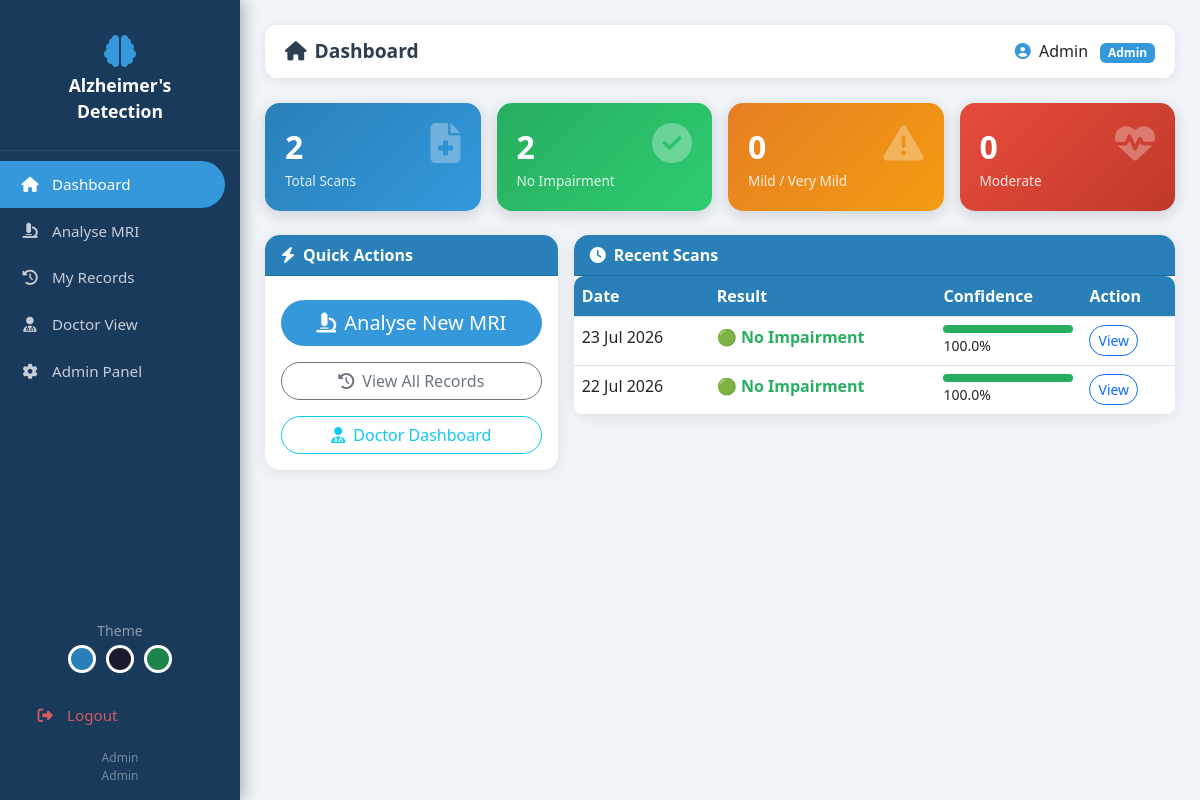
The page /dashboard (signed in) on the database its author committed.
### app.py (models this page shows)
class Record(db.Model):
    id = db.Column(db.Integer, primary_key=True)
    user_id = db.Column(db.Integer, db.ForeignKey('user.id'), nullable=False)
    image_path = db.Column(db.String(200))
    prediction = db.Column(db.String(100))
    confidence = db.Column(db.Float)
    mild_prob = db.Column(db.Float)
    moderate_prob = db.Column(db.Float)
    no_prob = db.Column(db.Float)
    verymild_prob = db.Column(db.Float)
    created_at = db.Column(db.DateTime, default=datetime.utcnow)
    notes = db.Column(db.Text, default='')

### app.py (the view)
@app.route('/dashboard')
@login_required
def dashboard():
    user = User.query.get(session['user_id'])
    records = Record.query.filter_by(
        user_id=user.id).order_by(
        Record.created_at.desc()).limit(5).all()
    total = Record.query.filter_by(user_id=user.id).count()
    stats = {
        'total': total,
        'no': Record.query.filter_by(
            user_id=user.id,
            prediction='No Impairment').count(),
        'mild': Record.query.filter_by(
            user_id=user.id,
            prediction='Mild Impairment').count(),
        'moderate': Record.query.filter_by(
            user_id=user.id,
            prediction='Moderate Impairment').count(),
        'verymild': Record.query.filter_by(
            user_id=user.id,
            prediction='Very Mild Impairment').count(),
    }
    return render_template('dashboard.html',
                           user=user,
                           records=records,
                           stats=stats,
                           stage_info=STAGE_INFO)

### app.py (called while the page is built)
def login_required(f):
    from functools import wraps
    @wraps(f)
    def decorated(*args, **kwargs):
        if 'user_id' not in session:
            flash('Please login first.', 'warning')
            return redirect(url_for('login'))
        return f(*args, **kwargs)
    return decorated

### templates/dashboard.html (shortened to what this page needs)
{% extends 'base.html' %}
{% block page_title %}<i class="fas fa-home me-2"></i>Dashboard{% endblock %}
{% block content %}
<div class="row g-3 mb-4">
  <div class="col-md-3">
    <div class="stat-card position-relative" style="background:linear-gradient(135deg,#2980b9,#3498db)">
      <i class="fas fa-file-medical"></i>
      <div class="num">{{ stats.total }}</div>
      <div class="lbl">Total Scans</div>
    </div>
  </div>
  <div class="col-md-3">
    <div class="stat-card position-relative" style="background:linear-gradient(135deg,#27ae60,#2ecc71)">
      <i class="fas fa-check-circle"></i>
      <div class="num">{{ stats.no }}</div>
      <div class="lbl">No Impairment</div>
    </div>
  </div>
  <div class="col-md-3">
    <div class="stat-card position-relative" style="background:linear-gradient(135deg,#e67e22,#f39c12)">
      <i class="fas fa-exclamation-triangle"></i>
      <div class="num">{{ stats.mild + stats.verymild }}</div>
      <div class="lbl">Mild / Very Mild</div>
    </div>
  </div>
  <div class="col-md-3">
    <div class="stat-card position-relative" style="background:linear-gradient(135deg,#e74c3c,#c0392b)">
      <i class="fas fa-heartbeat"></i>
      <div class="num">{{ stats.moderate }}</div>
      <div class="lbl">Moderate</div>
    </div>
  </div>
</div>
<div class="row g-3">
  <div class="col-md-4">
    <div class="card h-100">
      <div class="card-header"><i class="fas fa-bolt me-2"></i>Quick Actions</div>
      <div class="card-body d-flex flex-column gap-3 pt-4">
        <a href="{{ url_for('predict_page') }}"
           class="btn btn-primary btn-lg rounded-pill">
          <i class="fas fa-microscope me-2"></i>Analyse New MRI
        </a>
        <a href="{{ url_for('history') }}"
           class="btn btn-outline-secondary rounded-pill">
          <i class="fas fa-history me-2"></i>View All Records
        </a>
        {% if session.role in ['doctor','admin'] %}
        <a href="{{ url_for('doctor_dashboard') }}"
           class="btn btn-outline-info rounded-pill">
          <i class="fas fa-user-md me-2"></i>Doctor Dashboard
        </a>
        {% endif %}
      </div>
    </div>
  </div>
  <div class="col-md-8">
    <div class="card">
      <div class="card-header">
        <i class="fas fa-clock me-2"></i>Recent Scans
      </div>
      <div class="card-body p-0">
        {% if records %}
        <table class="table table-hover mb-0">
          <thead>
            <tr>
              <th>Date</th>
              <th>Result</th>
              <th>Confidence</th>
              <th>Action</th>
            </tr>
          </thead>
          <tbody>
            {% for r in records %}
            <tr>
              <td>{{ r.created_at.strftime('%d %b %Y') }}</td>
              <td>
                {% set info = stage_info.get(r.prediction, ('?','#888','❓')) %}
                <span style="color:{{ info[1] }};font-weight:600">
                  {{ info[2] }} {{ r.prediction }}
                </span>
              </td>
              <td>
                <div class="progress" style="height:8px;border-radius:5px">
                  <div class="progress-bar" role="progressbar"
                       style="width:{{ r.confidence }}%;background:{{ info[1] }}">
                  </div>
                </div>
                <small>{{ '%.1f'|format(r.confidence) }}%</small>
              </td>
              <td>
                <a href="{{ url_for('result', record_id=r.id) }}"
                   class="btn btn-sm btn-outline-primary rounded-pill">
                  View
                </a>
              </td>
            </tr>
            {% endfor %}
          </tbody>
        </table>
        {% endif %}
      </div>
    </div>
  </div>
</div>
{% endblock %}

### templates/base.html (style rules this page uses)
[data-theme="blue"] { --primary:#2980b9; --sidebar:#1a3a5c; --accent:#3498db; }
body { background:#f0f4f8; font-family:'Segoe UI',sans-serif; }
.stat-card { border-radius:15px; padding:20px; color:#fff; box-shadow:0 4px 15px rgba(0,0,0,.15); transition:transform .2s; }
.stat-card .num { font-size:2rem; font-weight:700; }
.stat-card .lbl { font-size:.85rem; opacity:.85; }
.stat-card i { font-size:2.5rem; opacity:.3; position:absolute; right:20px; top:20px; }
.card { border:none; border-radius:15px; box-shadow:0 2px 15px rgba(0,0,0,.08); }
.card-header { border-radius:15px 15px 0 0 !important; background:var(--primary); color:#fff; font-weight:600; }
.btn-primary { background:var(--accent); border:none; }
.table th { background:var(--primary); color:#fff; }
.table { border-radius:10px; overflow:hidden; }

### rows shown on the page
Record: created_at "23 Jul 2026", info "🟢", prediction "No Impairment", confidence "100.0"
Record: created_at "22 Jul 2026", info "🟢", prediction "No Impairment", confidence "100.0"

### other values the page prints
{{ session.name }} "Admin"
{{ session.role }} "Admin"
{{ stats.total }} "2"
{{ stats.no }} "2"
{{ stats.mild + stats.verymild }} "0"
{{ stats.moderate }} "0"
